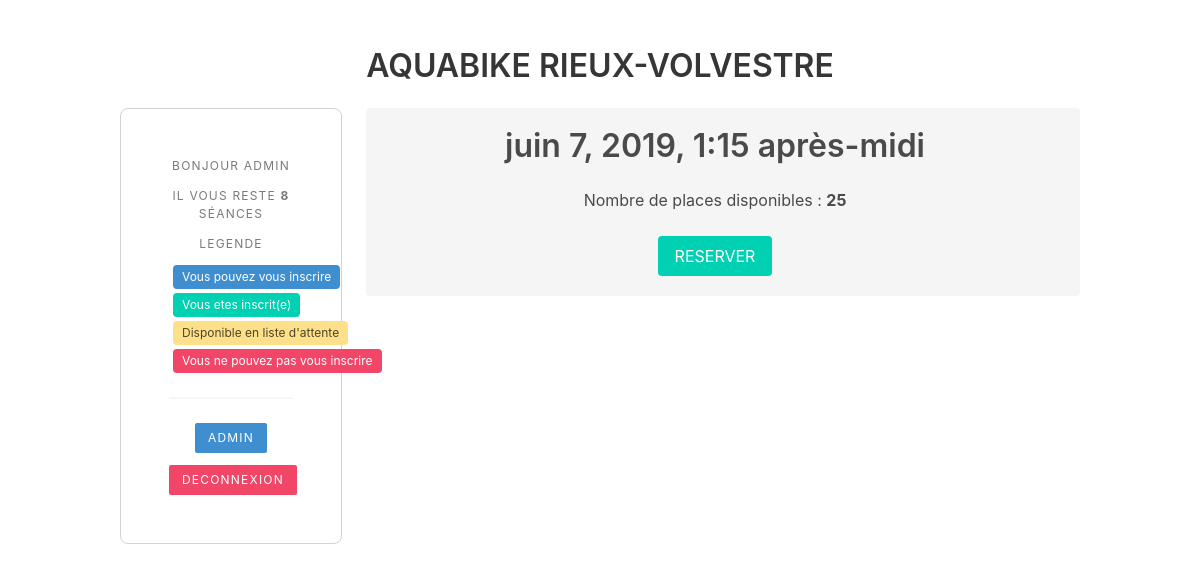
Page /177/reservations (signed in) on the committed database.
### reservations/models.py (models this page shows, shortened)
class MyUser(AbstractUser):
    prenom = models.CharField('Prenom', max_length=200)
    nom = models.CharField('Nom', max_length=200)
    credit = models.IntegerField('credits', default=1)
    telephone = models.CharField(max_length=10, blank=True, null=True)
    def get_reservations(self):
        return Reservation.objects.filter(user=self)
    def nb_resa(self):
        count = 0
        reservations = self.get_reservations()
        day = timezone.now()
        for res in reservations:
            if res.creneau.date > day:
                count += 1
        return count

class Creneau(models.Model):
    date = models.DateTimeField('Date du cours')
    reservations = models.IntegerField('Nombre de reservations', default=0)
    reservations_max = models.IntegerField('Nb de reservation max', default=25)
    en_attente = models.IntegerField('En attente', default=0)
    cours = models.ForeignKey(Cours, on_delete=models.CASCADE)
    class Meta:
        verbose_name_plural = "creneaux"
    def get_places_libres(self):
        return self.reservations_max - self.reservations

### reservations/views.py (the view)
# urls.py: path('<int:pk>/reservations', views.ReservationView.as_view(), name="reservations"),
class ReservationView(LoginRequiredMixin, generic.DetailView):
    template_name = "reservations/resa.html"
    model = Creneau

### reservations/templates/reservations/resa.html
{% extends "connected.html" %}
{% block subcontent %}
<div class="notification">
    <h1 class="title">{{ creneau.date }}</h1>
    {% if creneau.get_places_libres == 0 %}
        <p>Cette séance n'a plus de places disponibles. Voulez-vous vous inscrire en liste d'attente ?</p>
        <p>Il y a <b>{{ creneau.get_en_attente }} personnes </b>en liste d'attente</p>
        {% if user.nb_resa >= 4 %}
            <p>Vous avez atteint le nombre de reservations maximum (4)</p>
        {% elif user.credit >= 0 %}
            <br>
            <a href="{% url 'reserver' creneau.id %}" class="button is-primary">S'INSCRIRE EN LISTE D'ATTENTE</a>
        {% else %}
            <p>Vous n'avez plus de credit. Veuillez nous contacter afin de crediter votre compte</p>
        {% endif %}
    {% else %}
        <p>Nombre de places disponibles : <strong>{{ creneau.get_places_libres }}</strong></p>
        {% if user.nb_resa >= 4 %}
            <p>Vous avez atteint le nombre de reservations simultanées maximum (4)</p>
        {% elif user.credit >= 0%}
            <br>
            <a href="{% url 'reserver' creneau.id %}" class="button is-primary">RESERVER</a>
        {% else %}
            <p>Vous n'avez plus de credit. Veuillez nous contacter afin de crediter votre compte</p>
        {% endif %}
    {% endif %}
</div>
{% endblock %}

### reservations/templates/connected.html (shortened to what this page needs)
{% extends "base.html" %}
{% block content %}
<section>
    <div class="container">
        <h1 class="title has-text-centered">AQUABIKE RIEUX-VOLVESTRE</h1>
        <div class="columns has-text-centered">
            <div class="column is-one-quarter">
                <aside class="menu">
                    <p class="menu-label">Bonjour {{ user.username }}</p>
                    <p class="menu-label">Il vous reste <b>{{ user.credit }}</b> séances</p>
                    <p class="menu-label">Legende</p>
                    <ul class="menu-list">
                        <li class="legend-tag"><span class="tag is-info">Vous pouvez vous inscrire</span></li>
                        <li class="legend-tag"><span class="tag is-primary">Vous etes inscrit(e)</span></li>
                        <li class="legend-tag"><span class="tag is-warning">Disponible en liste d'attente</span></li>
                        <li class="legend-tag"><span class="tag is-danger">Vous ne pouvez pas vous inscrire</span></li>
                    </ul>
                    <hr>
                    {% if user.is_superuser %}
                        <p class="menu-label">
                            <a href="/admin/" class="button is-info is-small">ADMIN</a>
                        </p>
                    {% endif %}
                    <p class="menu-label">
                        <a href="{% url 'logout' %}" class="button is-danger is-small">DECONNEXION</a>
                    </p>
                </aside>
            </div>
            <div class="column">
                {% block subcontent %}
                {% endblock %}
            </div>
        </div>
    </div>
</section>
{% endblock %}

### reservations/static/reservations/new_style.css (style rules this page uses)
section { padding: 6vh 2vh; }

### reservations/templates/connected.html (style rules this page uses)
.menu { padding: 3rem; border: 1px solid lightgray; border-radius: .5rem; }
.legend-tag { margin: .5vh; width: 100px; }

### rows in the picture
MyUser: username "ADMIN", credit "8"
Creneau: date "juin 7, 2019, 1:15 après-midi", get_places_libres "25"
